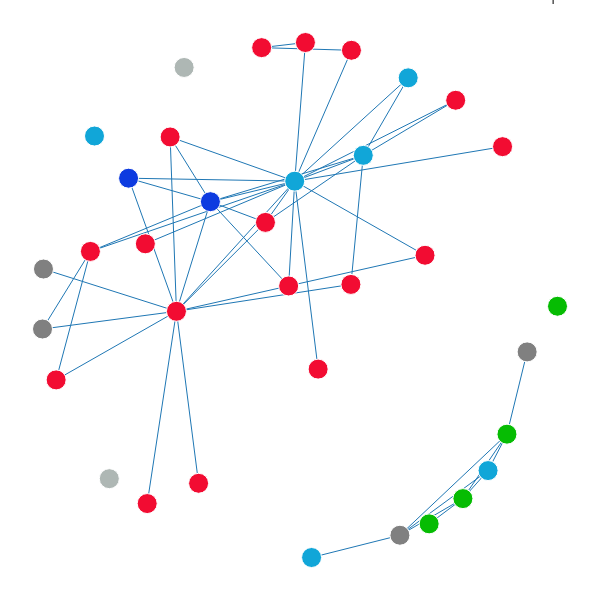

The notebook cell saved with this chart:
### Markdown cell above
## 2 Crawling out of seed nodes, add node to Insulated Neighborhood (IN) if modularity increases and is contained within a CTCF-CTCF loop

### Code cell
#make node trace
traceN = go.Scatter(x=[], y=[], mode="markers", text=[],marker=go.Marker(color=[],size=[],opacity=[]))
traceN["name"] = ""
traceN["hoverinfo"] = "text"
for all_node in all_nodes_graph.nodes(data=True):
    text_node = all_node[0]
    traceN["text"].append(text_node.replace("\n","<br>"))
    if "color" in all_node[1]:
        traceN["marker"]["color"].append(all_node[1]["color"])
    else:
        traceN["marker"]["color"].append("grey")
    traceN["marker"]["size"].append(20)
    traceN["marker"]["opacity"].append(1)
    traceN["x"].append(all_position[all_node[0]][0])
    traceN["y"].append(all_position[all_node[0]][1])
    
traceE = go.Scatter(x=[], y=[], mode="lines", hoverinfo = "none")
traceE["name"] = ""
traceE["line"]["width"] = 1
for edge in all_nodes_graph.edges(data=True):
    traceE["x"] += [all_position[edge[0]][0],all_position[edge[1]][0], None]
    traceE["y"] += [all_position[edge[0]][1],all_position[edge[1]][1], None]

data = go.Data([traceE, traceN])
fig = go.Figure(data=data, layout=layout)
plotly.offline.iplot(fig)

### Figure 1 — Plotly figure (JSON) as saved in the notebook; plotly's stock layout.template omitted (floating-point values rounded to 4 significant figures; data arrays with more than 128 entries replaced by an {"elided": "..."} marker saying what was removed)
{"data": [{"hoverinfo": "none", "line": {"width": 1}, "mode": "lines", "name": "", "type": "scatter", "x": {"elided": "153 float values"}, "y": {"elided": "153 float values"}}, {"hoverinfo": "text", "marker": {"color": ["rgb(6,188,3)", "rgb(242,12,50)", "rgb(13,59,224)", "rgb(242,12,50)", "rgb(242,12,50)", "rgb(17,166,216)", "rgb(6,188,3)", "rgb(242,12,50)", "rgb(17,166,216)", "rgb(242,12,50)", "rgb(6,188,3)", "rgb(242,12,50)", "rgb(13,59,224)", "rgb(17,166,216)", "rgb(242,12,50)", "grey", "rgb(242,12,50)", "grey", "rgb(242,12,50)", "rgb(242,12,50)", "grey", "rgb(242,12,50)", "rgb(17,166,216)", "rgb(6,188,3)", "rgb(174,183,180)", "grey", "rgb(242,12,50)", "rgb(242,12,50)", "rgb(174,183,180)", "rgb(242,12,50)", "rgb(242,12,50)", "rgb(17,166,216)", "rgb(242,12,50)", "rgb(242,12,50)", "rgb(17,166,216)"], "opacity": [1, 1, 1, 1, 1, 1, 1, 1, 1, 1, 1, 1, 1, 1, 1, 1, 1, 1, 1, 1, 1, 1, 1, 1, 1, 1, 1, 1, 1, 1, 1, 1, 1, 1, 1], "size": [20, 20, 20, 20, 20, 20, 20, 20, 20, 20, 20, 20, 20, 20, 20, 20, 20, 20, 20, 20, 20, 20, 20, 20, 20, 20, 20, 20, 20, 20, 20, 20, 20, 20, 20]}, "mode": "markers", "name": "", "text": ["chr16:53055849-53057134", "chr16:54624304-54625265", "chr16:54966398-54967506", "chr16:54463985-54465094", "chr16:53806737-53807857", "chr16:53979176-53980851", "chr16:52224909-52226423", "chr16:54311574-54312525", "chr16:53776635-53777704", "chr16:54990922-54992491", "chr16:52101824-52104715", "chr16:54684958-54686247", "chr16:54960934-54965515", "chr16:53241256-53242869", "chr16:55153909-55155024", "chr16:53075143-53076592", "chr16:55055324-55056460", "chr16:55291327-55292811", "chr16:54364628-54366033", "chr16:54275871-54276733", "chr16:55356926-55358883", "chr16:54851106-54852028", "chr16:53925426-53926800", "chr16:52945750-52947581", "chr16:52894904-52896400", "chr16:53088027-53090207", "chr16:54322905-54326252", "chr16:54666915-54668601", "chr16:53010327-53011374", "chr16:54611161-54612142", "chr16:54968327-54974272", "chr16:53193391-53194589", "chr16:54625393-54626553", "chr16:54227006-54228739", "chr16:54315183-54322626"], "type": "scatter", "x": [0.8149, 0.4248, 0.1668, 0.1994, 0.8918, 0.6218, 0.9983, 0.5978, 0.1008, 0.09287, 0.9003, 0.2474, 0.3255, 0.8637, 0.3026, 0.9394, 0.02642, 0, 0.7415, 0.5343, 0.001889, 0.203, 0.7089, 0.7495, 0.2745, 0.6928, 0.4771, 0.4322, 0.1295, 0.5989, 0.2597, 0.5216, 0.5097, 0.8009, 0.4889], "y": [0.1144, 0.99, 0.7365, 0.6091, 0.7978, 0.7809, 0.4878, 0.5302, 0.8184, 0.5943, 0.2395, 0.8166, 0.6909, 0.1688, 0.1441, 0.3992, 0.3449, 0.4437, 0.5868, 0.3658, 0.5601, 0.1048, 0.9314, 0.0653, 0.9515, 0.04322, 0.5273, 0.6507, 0.153, 0.9849, 0.478, 0, 1, 0.8878, 0.7307]}], "layout": {"height": 600, "hovermode": "closest", "margin": {"b": 0, "l": 0, "r": 0, "t": 0}, "scene": {"xaxis": {"showbackground": false, "showgrid": false, "showline": false, "showticklabels": false, "title": "", "zeroline": false}, "yaxis": {"showbackground": false, "showgrid": false, "showline": false, "showticklabels": false, "title": "", "zeroline": false}, "zaxis": {"showbackground": false, "showgrid": false, "showline": false, "showticklabels": false, "title": "", "zeroline": false}}, "showlegend": false, "title": "All Cohesin-SMC1 ChiA-PET DNA interactions within \nchr16 of Homo Sapiens", "width": 600, "xaxis": {"showbackground": false, "showgrid": false, "showline": false, "showticklabels": false, "title": "", "zeroline": false}, "yaxis": {"showbackground": false, "showgrid": false, "showline": false, "showticklabels": false, "title": "", "zeroline": false}}}
